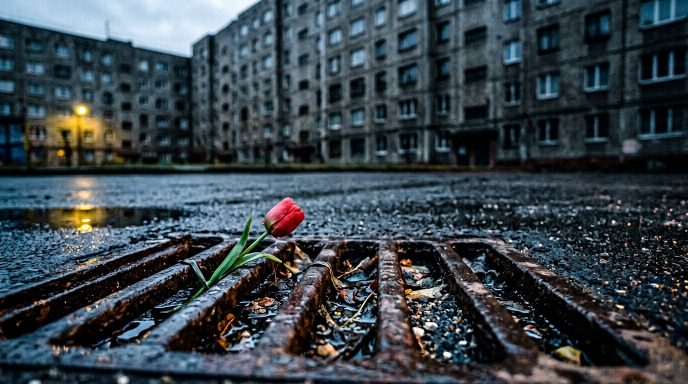
#> input picture video_studio/post_rossiya/refs/ref_04_color.jpg, 1376 x 768 px (shown at 1/2 size)
$ python -i grade_post_rossiya.py   (imports and definitions only)
#> lines starting #> are read from the running program, lines starting #| are printed output that depends on the picture
#> further down, picture is the input picture: PIL image 1376x768 RGB; mean R, G, B 56.3, 67.3, 73.9
#!/usr/bin/env python3
"""Cinematic 4-state colour dramaturgy for «ПОСТ-РОССИЯ», built on video_studio/toolkit/grade.py LUTs.

Color states defined by the director's treatment:
1. dirty_modern       (0:00–0:52, Куплет 1 / Акты I–III):
   Холодный синий, асфальтовый серый, болезненный зелёный, жёлтый свет старых ламп.
2. faded_memory       (0:52–1:17, Первый припев — Хор в поле):
   Бледно-серое небо, чёрная земля, тусклые лица, холодный туман.
3. reality_decay      (1:17–2:04, Второй куплет — Разложение реальности):
   Грязно-коричневый, болотный, землистый.
4. colorless_predawn  (2:04–2:26, Финальный припев — Хор в пустом городе):
   Почти монохромное изображение в бесцветном утреннем свете.
5. predawn_horizon    (2:26–2:38, Финал у холодного моря):
   Почти монохромное изображение с едва заметным тёплым светом на горизонте.
"""
from __future__ import annotations

import sys
from pathlib import Path

import numpy as np
from PIL import Image, ImageEnhance, ImageFilter

STUDIO_ROOT = Path(__file__).resolve().parents[1]
if str(STUDIO_ROOT / "toolkit") not in sys.path:
    sys.path.insert(0, str(STUDIO_ROOT / "toolkit"))

import grade as tk_grade  # noqa: E402


def _sodium_halation(img: Image.Image, thr: float = 0.78, radius: int = 16, amt: float = 0.32) -> Image.Image:
    """Warm sickly-yellow sodium-vapor lamp bloom around highlights."""
#> called with thr = 0.78, radius = 16, amt = 0.32
    a = np.asarray(img.convert("RGB"), np.float32) / 255.0
    lum = a.max(-1)
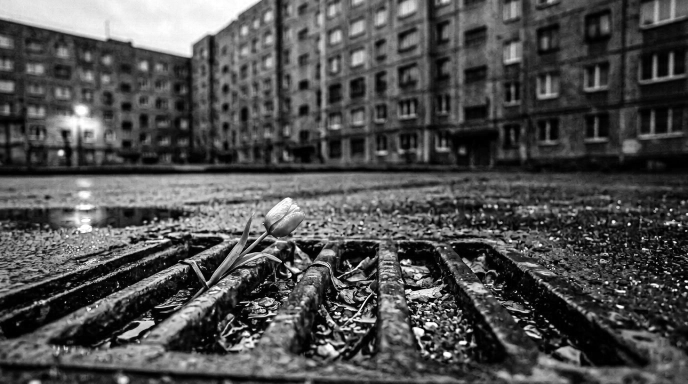
#> lum: shape (768, 1376) float32 (shown at 1/2 size); min 0, max 1, mean 0.308
    m = np.clip((lum - thr) / max(1e-4, 1.0 - thr), 0.0, 1.0)
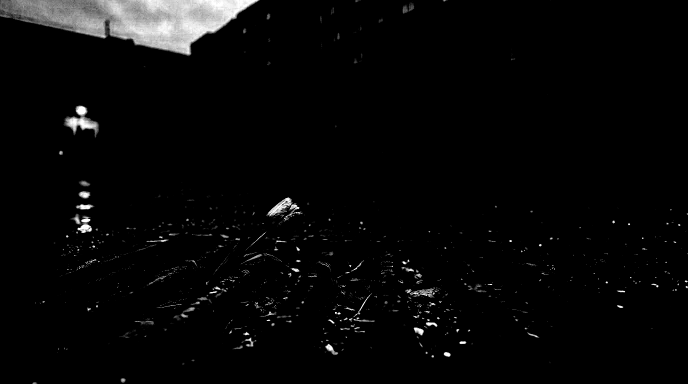
#> m: shape (768, 1376) float32 (shown at 1/2 size); min 0, max 1, mean 0.0303
    glow = Image.fromarray((m * 255).astype(np.uint8)).filter(ImageFilter.GaussianBlur(radius))
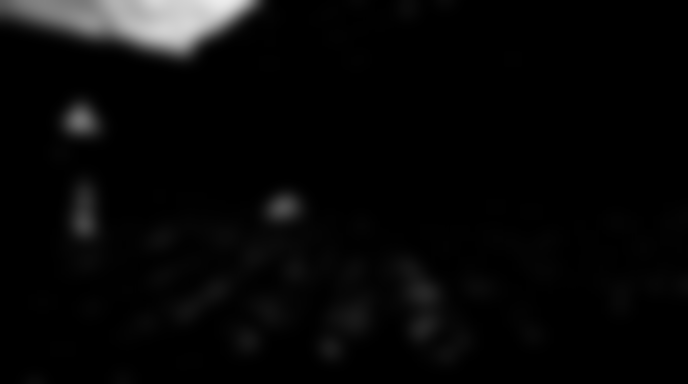
#> glow: PIL image 1376x768 L (shown at 1/2 size); min 0, max 237, mean 7.7
    g = np.asarray(glow, np.float32)[..., None] / 255.0 * np.array([1.0, 0.82, 0.28], np.float32)
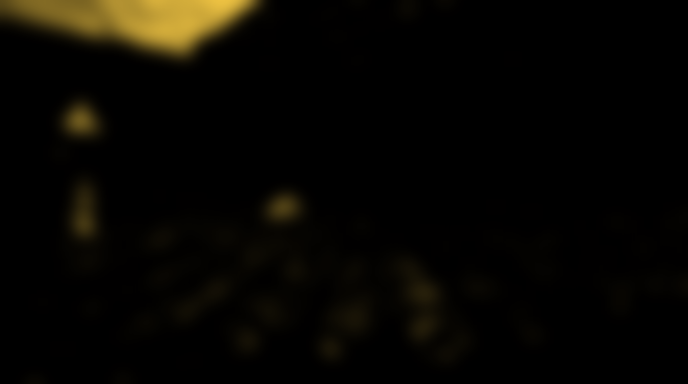
#> g: shape (768, 1376, 3) float32 (shown at 1/2 size); mean R, G, B 0.0302, 0.0248, 0.00843
    a = 1.0 - (1.0 - a) * (1.0 - g * amt)
    return Image.fromarray((a.clip(0.0, 1.0) * 255).astype(np.uint8))


# [93 lines left out: functions apply_color_state, make_specimen, not called in this run]


# [4 lines not run here, left out]

>>> from PIL import Image
>>> picture = Image.open('refs/ref_04_color.jpg')
>>> result = _sodium_halation(picture)
